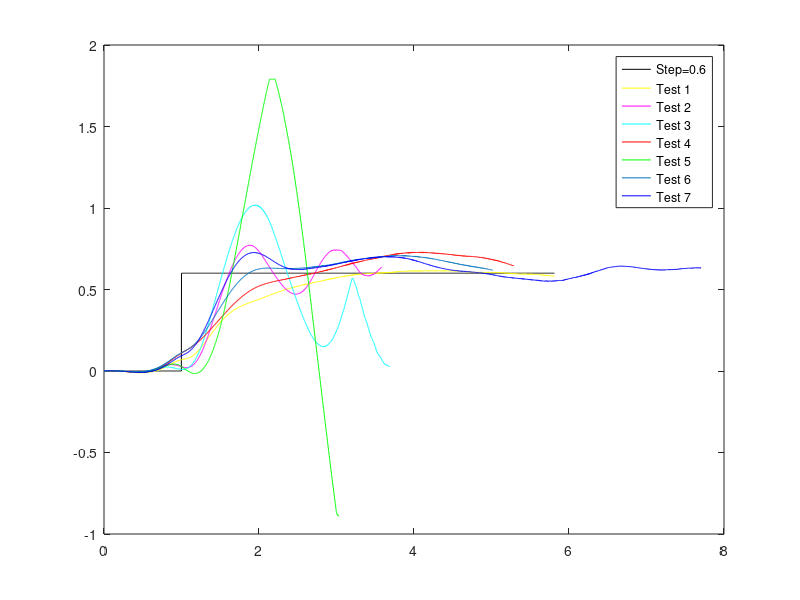

The MATLAB script that drew this image:
clc
clear
close
Data = load('pitch.mat');
Data2 = load('pitch2.mat');
Data3 = load('pitch3.mat');
Data4 = load('pitch4.mat');
Data5 = load('pitch5.mat');
Data6 = load('pitch6.mat');
Data7 = load('pitch7.mat');


figure(1);
plot(Data.ans(1,:), Data.ans(2,:),'k')

hold on

plot(Data.ans(1,:), Data.ans(3,:),'y')

hold on
plot(Data2.ans(1,:), Data2.ans(3,:),'m')

hold on
plot(Data3.ans(1,:), Data3.ans(3,:),'c')

hold on
plot(Data4.ans(1,:), Data4.ans(3,:),'r')

hold on
plot(Data5.ans(1,:), Data5.ans(3,:),'g')

hold on
plot(Data6.ans(1,:), Data6.ans(3,:))

hold on
plot(Data7.ans(1,:), Data7.ans(3,:),'b')


legend('Step=0.6','Test 1','Test 2','Test 3','Test 4','Test 5','Test 6','Test 7');